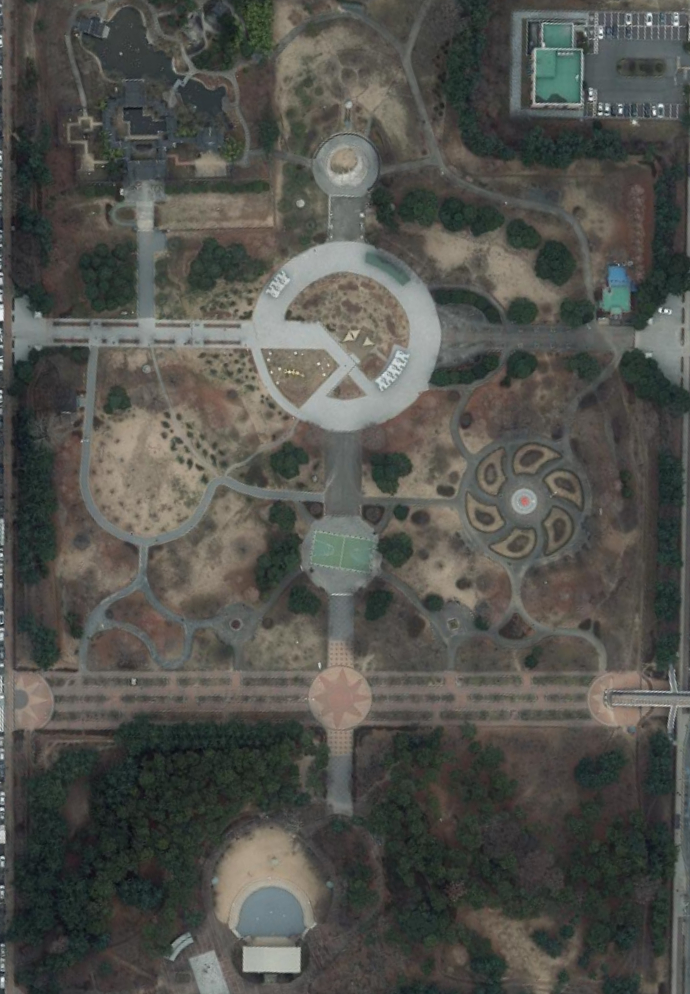
#> input picture test_data/test image-fotor-20260105163634.jpg, 690 x 994 px
$ python -i image_processor.py   (imports and definitions only)
#> lines starting #> are read from the running program, lines starting #| are printed output that depends on the picture; after the words box and inside, x2 and y2 are one past the last pixel; in counts of white or black regions, pixels touching at a corner belong together
"""이미지 처리 모듈"""

import cv2
import numpy as np
from PIL import Image, ImageDraw, ImageFont
from typing import Tuple, Dict


class ImageProcessor:
    """이미지 전처리 및 세그멘테이션 클래스"""

    def __init__(self):
        self.target_size = (1024, 1024)

    # [11 lines left out: functions load_image, preprocess, not called in this run]

    def segment_vegetation(self, image: np.ndarray) -> Dict[str, np.ndarray]:
        """
        식생 타입 세그멘테이션 (개선 버전)

        분류: FOREST(숲), TREE(나무), GRASS(초지), WETLAND(습지),
              WATER(물), BUILDING(건물), ROAD(도로), SOIL(토양)

        TODO: 실제 AI 모델로 교체 필요
        현재는 개선된 컬러 기반 분류 사용
        """
        # RGB 이미지 준비
        if len(image.shape) == 2:
            image = cv2.cvtColor(image, cv2.COLOR_GRAY2RGB)

        # HSV 변환
        hsv = cv2.cvtColor(image, cv2.COLOR_RGB2HSV)
#> hsv: shape (994, 690, 3); mean H, S, V 47, 34.6, 85.9

        # LAB 변환 (색상 구분에 더 좋음)
        lab = cv2.cvtColor(image, cv2.COLOR_RGB2LAB)
#> lab: shape (994, 690, 3); mean of channels 0, 1, 2 87.9, 126.8, 131.1

        # 그레이스케일
        gray = cv2.cvtColor(image, cv2.COLOR_RGB2GRAY)

        # 1. BUILDING (건물): 밝은 회색/흰색/청록색 지붕
        # 채도가 낮고 밝기가 높은 영역
        mask_building_1 = cv2.inRange(hsv, np.array([0, 0, 180]), np.array([180, 50, 255]))
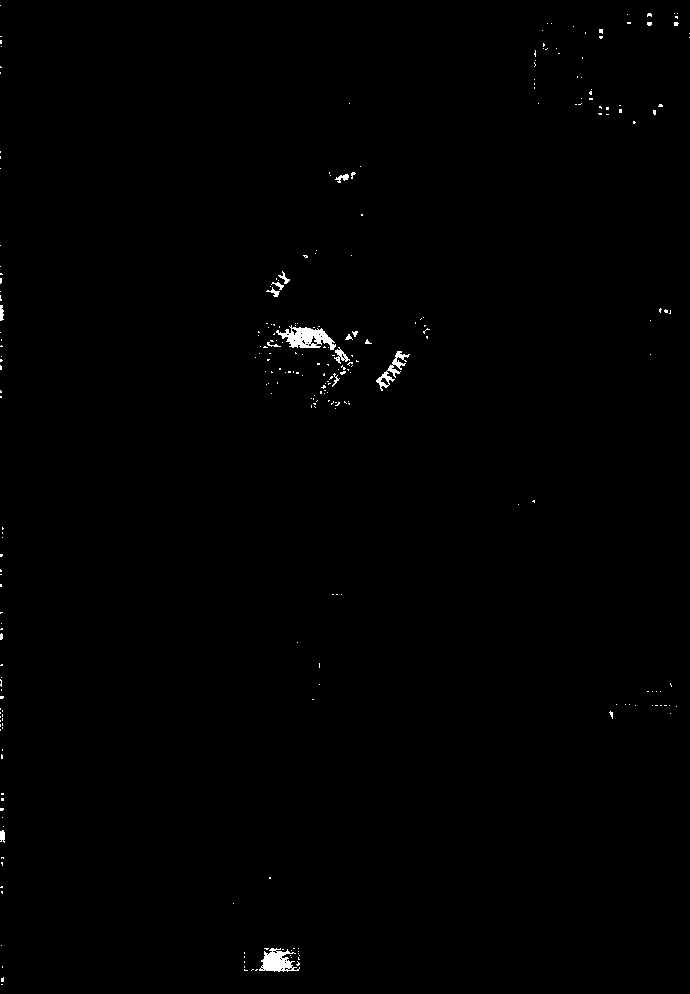
#> mask_building_1: shape (994, 690); 0.46% white; 273 white regions (259 under 20 px), largest, box (x1, y1, x2, y2) and area: (276, 325, 336, 350) 757, (259, 948, 300, 972) 556, (376, 351, 410, 391) 335
        # 청록색 지붕
        mask_building_2 = cv2.inRange(hsv, np.array([80, 100, 100]), np.array([100, 255, 255]))
#> mask_building_2: shape (994, 690); 0.09% white; 25 white regions (19 under 20 px), largest, box (x1, y1, x2, y2) and area: (538, 54, 570, 84) 244, (612, 290, 628, 305) 135, (568, 81, 579, 100) 73, (549, 40, 567, 46) 51, (609, 269, 612, 283) 24, (541, 89, 547, 96) 22
        mask_building = cv2.bitwise_or(mask_building_1, mask_building_2)

        # 2. ROAD (도로): 어두운 회색/검은색
        mask_road = cv2.inRange(hsv, np.array([0, 0, 0]), np.array([180, 50, 100]))
#> mask_road: shape (994, 690); 55% white; 2125 black regions (1769 under 20 px), largest, box (x1, y1, x2, y2) and area: (0, 135, 690, 817) 161065, (0, 716, 308, 994) 23485, (212, 826, 323, 973) 11329

        # 3. WATER (물): 진한 파란색
        mask_water = cv2.inRange(hsv, np.array([90, 80, 50]), np.array([130, 255, 200]))
#> mask_water: shape (994, 690); 0.09% white; 53 white regions (52 under 20 px), largest, box (x1, y1, x2, y2) and area: (607, 265, 639, 294) 468

        # 4. FOREST (숲): 진한 녹색
        mask_forest = cv2.inRange(hsv, np.array([35, 70, 30]), np.array([85, 255, 150]))
#> mask_forest: shape (994, 690); 3.3% white; 1172 white regions (997 under 20 px), largest, box (x1, y1, x2, y2) and area: (536, 50, 581, 102) 1998, (242, 2, 273, 54) 1018, (447, 48, 479, 104) 689

        # 5. TREE (나무): 중간 녹색
        mask_tree = cv2.inRange(hsv, np.array([30, 40, 40]), np.array([85, 180, 200]))
#> mask_tree: shape (994, 690); 12.8% white; 1126 white regions (899 under 20 px), largest, box (x1, y1, x2, y2) and area: (114, 714, 314, 812) 6591, (195, 0, 279, 71) 2889, (535, 21, 582, 103) 2832
        mask_tree = cv2.bitwise_and(mask_tree, cv2.bitwise_not(mask_forest))
#> mask_tree: shape (994, 690); 9.9% white; 1477 white regions (1214 under 20 px), largest, box (x1, y1, x2, y2) and area: (114, 714, 314, 812) 5412, (136, 819, 204, 932) 2461, (80, 242, 138, 312) 1990

        # 6. GRASS (초지): 밝은 녹색/연두색
        mask_grass = cv2.inRange(hsv, np.array([25, 30, 100]), np.array([85, 200, 255]))
#> mask_grass: shape (994, 690); 2.2% white; 992 white regions (910 under 20 px), largest, box (x1, y1, x2, y2) and area: (535, 22, 581, 104) 2616, (310, 532, 377, 574) 1938, (245, 622, 315, 665) 1027
        mask_grass = cv2.bitwise_and(mask_grass, cv2.bitwise_not(mask_forest))
#> mask_grass: shape (994, 690); 1.8% white; 1005 white regions (921 under 20 px), largest, box (x1, y1, x2, y2) and area: (310, 532, 377, 574) 1938, (245, 622, 315, 665) 1027, (379, 100, 408, 149) 558
        mask_grass = cv2.bitwise_and(mask_grass, cv2.bitwise_not(mask_tree))
#> mask_grass: shape (994, 690); 1.4% white; 1046 white regions (958 under 20 px), largest, box (x1, y1, x2, y2) and area: (245, 622, 315, 665) 1027, (379, 100, 408, 149) 558, (293, 47, 326, 86) 465

        # 7. WETLAND (습지): 어두운 청록색
        mask_wetland = cv2.inRange(hsv, np.array([80, 30, 20]), np.array([100, 150, 100]))
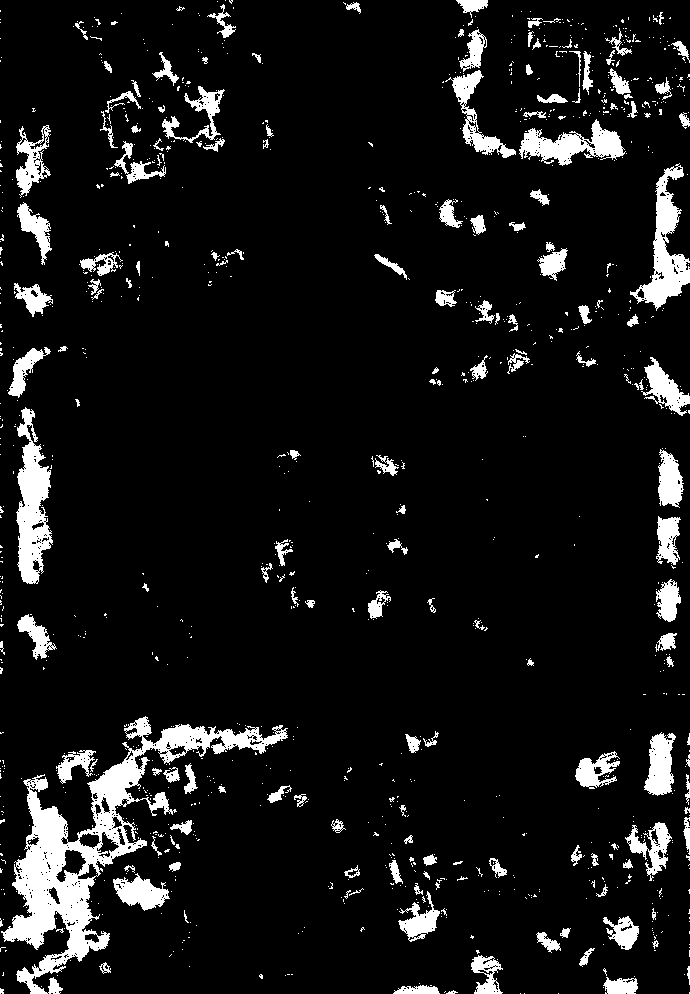
#> mask_wetland: shape (994, 690); 8.5% white; 1110 white regions (949 under 20 px), largest, box (x1, y1, x2, y2) and area: (1, 716, 288, 994) 15405, (16, 407, 53, 584) 3652, (630, 163, 690, 311) 3045

        # 8. SOIL (토양): 갈색/베이지
        mask_soil = cv2.inRange(hsv, np.array([10, 20, 80]), np.array([30, 150, 200]))
#> mask_soil: shape (994, 690); 26.9% white; 1090 white regions (937 under 20 px), largest, box (x1, y1, x2, y2) and area: (6, 493, 670, 757) 40038, (88, 340, 316, 538) 25656, (359, 386, 586, 638) 15135

        # 우선순위 적용 (겹치는 부분 제거)
        # 건물과 도로가 다른 것들보다 우선
        mask_tree = cv2.bitwise_and(mask_tree, cv2.bitwise_not(mask_building))
        mask_tree = cv2.bitwise_and(mask_tree, cv2.bitwise_not(mask_road))
#> mask_tree: shape (994, 690); 6.4% white; 1477 white regions (1203 under 20 px), largest, box (x1, y1, x2, y2) and area: (312, 534, 374, 571) 1627, (80, 247, 135, 311) 1204, (27, 751, 90, 813) 1108

        mask_grass = cv2.bitwise_and(mask_grass, cv2.bitwise_not(mask_building))
        mask_grass = cv2.bitwise_and(mask_grass, cv2.bitwise_not(mask_road))
#> mask_grass: shape (994, 690); 1.4% white; 1028 white regions (946 under 20 px), largest, box (x1, y1, x2, y2) and area: (248, 622, 315, 665) 986, (379, 100, 408, 149) 553, (293, 47, 326, 86) 445

        mask_forest = cv2.bitwise_and(mask_forest, cv2.bitwise_not(mask_building))
#> mask_forest: shape (994, 690); 3.2% white; 1175 white regions (1000 under 20 px), largest, box (x1, y1, x2, y2) and area: (536, 50, 581, 102) 1624, (242, 2, 273, 54) 1018, (447, 48, 479, 104) 689
        mask_forest = cv2.bitwise_and(mask_forest, cv2.bitwise_not(mask_road))

        mask_soil = cv2.bitwise_and(mask_soil, cv2.bitwise_not(mask_building))
#> mask_soil: shape (994, 690); 26.8% white; 1090 white regions (937 under 20 px), largest, box (x1, y1, x2, y2) and area: (6, 493, 670, 757) 40016, (88, 340, 316, 538) 25656, (359, 386, 586, 638) 15135
        mask_soil = cv2.bitwise_and(mask_soil, cv2.bitwise_not(mask_road))
#> mask_soil: shape (994, 690); 18.1% white; 1112 white regions (958 under 20 px), largest, box (x1, y1, x2, y2) and area: (88, 340, 309, 538) 22408, (121, 616, 394, 757) 10990, (361, 391, 575, 631) 10359
        mask_soil = cv2.bitwise_and(mask_soil, cv2.bitwise_not(mask_grass))
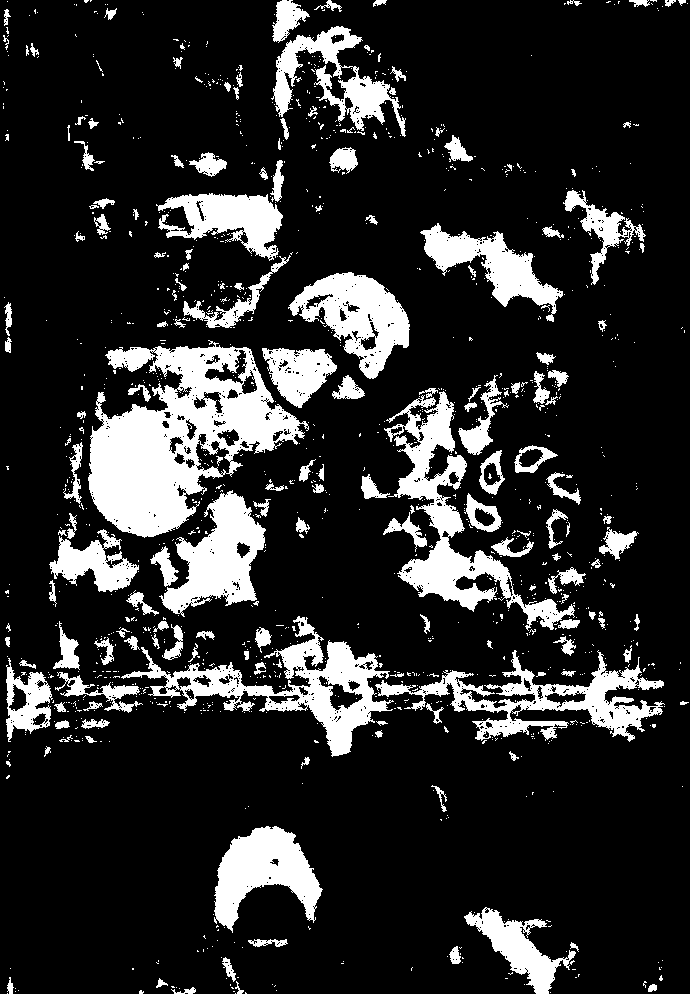
#> mask_soil: shape (994, 690); 17% white; 1293 white regions (1123 under 20 px), largest, box (x1, y1, x2, y2) and area: (88, 340, 309, 538) 21030, (384, 391, 575, 631) 9756, (121, 616, 394, 757) 9208
        mask_soil = cv2.bitwise_and(mask_soil, cv2.bitwise_not(mask_tree))
        mask_soil = cv2.bitwise_and(mask_soil, cv2.bitwise_not(mask_forest))

        mask_water = cv2.bitwise_and(mask_water, cv2.bitwise_not(mask_building))
#> mask_water: shape (994, 690); 0.08% white; 53 white regions (52 under 20 px), largest, box (x1, y1, x2, y2) and area: (607, 265, 639, 294) 420

        # 노이즈 제거 (작은 점들 제거)
        kernel = np.ones((3, 3), np.uint8)
        mask_building = cv2.morphologyEx(mask_building, cv2.MORPH_OPEN, kernel)
#> mask_building: shape (994, 690); 0.33% white; 49 white regions (31 under 20 px), largest, box (x1, y1, x2, y2) and area: (281, 328, 335, 350) 645, (263, 951, 292, 971) 427, (545, 65, 560, 82) 125
        mask_road = cv2.morphologyEx(mask_road, cv2.MORPH_OPEN, kernel)
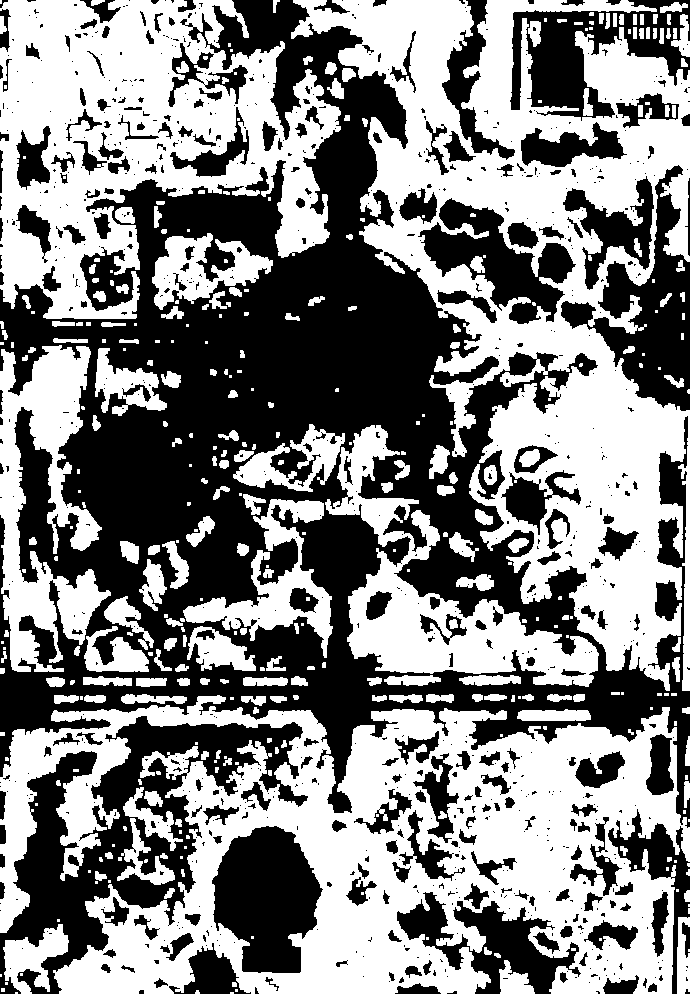
#> mask_road: shape (994, 690); 51.9% white; 914 black regions (681 under 20 px), largest, box (x1, y1, x2, y2) and area: (0, 0, 690, 828) 197195, (0, 716, 308, 994) 27297, (561, 165, 690, 411) 11452
        mask_forest = cv2.morphologyEx(mask_forest, cv2.MORPH_OPEN, kernel)
#> mask_forest: shape (994, 690); 2% white; 272 white regions (111 under 20 px), largest, box (x1, y1, x2, y2) and area: (243, 3, 272, 53) 957, (543, 51, 581, 102) 939, (450, 63, 473, 102) 410
        mask_tree = cv2.morphologyEx(mask_tree, cv2.MORPH_OPEN, kernel)
#> mask_tree: shape (994, 690); 3% white; 570 white regions (302 under 20 px), largest, box (x1, y1, x2, y2) and area: (312, 534, 373, 570) 1600, (404, 913, 444, 939) 572, (35, 785, 64, 810) 420
        mask_grass = cv2.morphologyEx(mask_grass, cv2.MORPH_OPEN, kernel)
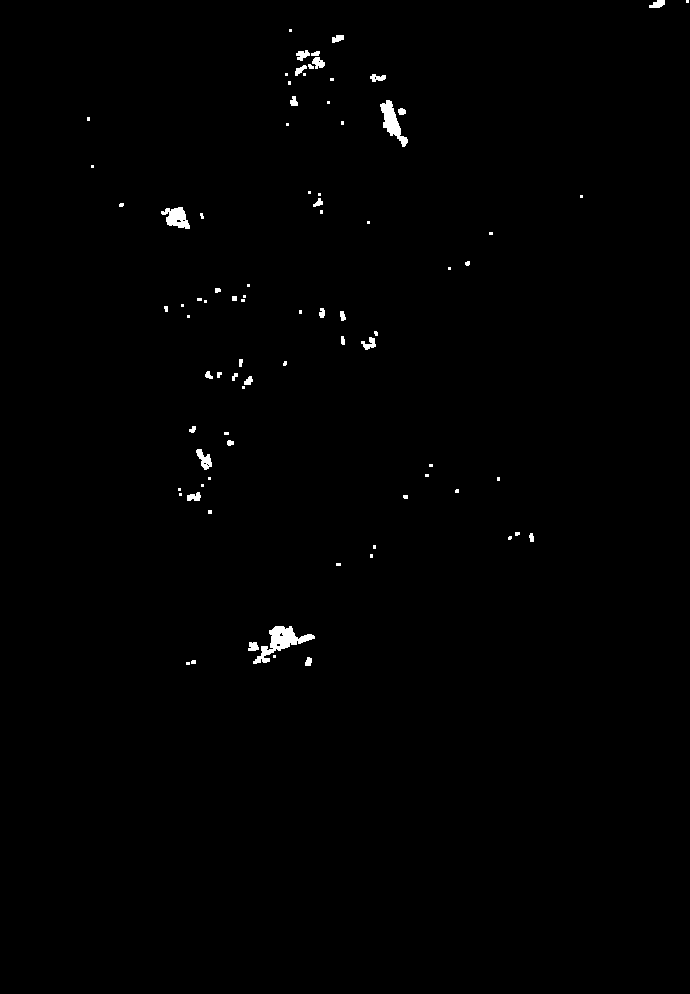
#> mask_grass: shape (994, 690); 0.58% white; 84 white regions (50 under 20 px), largest, box (x1, y1, x2, y2) and area: (253, 626, 315, 664) 800, (380, 100, 408, 147) 519, (161, 207, 190, 229) 386

        return {
            'BUILDING': mask_building,
            'ROAD': mask_road,
            'WATER': mask_water,
            'FOREST': mask_forest,
            'TREE': mask_tree,
            'GRASS': mask_grass,
            'WETLAND': mask_wetland,
            'SOIL': mask_soil
        }

    # [151 lines left out: functions create_overlay, add_legend, not called in this run]

>>> import cv2
>>> picture = cv2.cvtColor(cv2.imread('../test_data/test image-fotor-20260105163634.jpg'), cv2.COLOR_BGR2RGB)
>>> result = ImageProcessor().segment_vegetation(picture)
#> result = 8 items

$ run again, on test_data/소나무.jpg
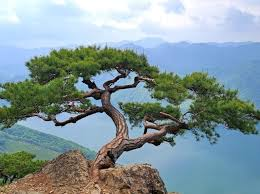
#> input picture test_data/소나무.jpg, 260 x 194 px
#> hsv: shape (194, 260, 3); mean H, S, V 79.1, 80.3, 169.1
#> lab: shape (194, 260, 3); mean of channels 0, 1, 2 154.2, 123.1, 124.3
#> in segment_vegetation, `mask_building_1 = cv2.inRange(hsv, np.array([0, 0, 180]), np.array([18..`:
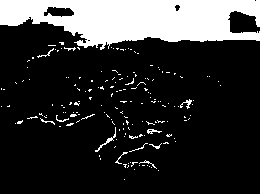
#> mask_building_1: shape (194, 260); 19.2% white; 168 white regions (156 under 20 px), largest, box (x1, y1, x2, y2) and area: (0, 0, 260, 50) 8765, (95, 127, 116, 152) 67, (180, 99, 192, 109) 43
#> mask_building_2: shape (194, 260); 3.3% white; 46 white regions (42 under 20 px), largest, box (x1, y1, x2, y2) and area: (179, 160, 260, 194) 1374, (166, 176, 177, 186) 55, (8, 129, 24, 137) 53, (37, 133, 49, 140) 35
#> mask_wetland: shape (194, 260); 1.1% white in thin lines or dots, all inside (x1, y1, x2, y2) = (0, 48, 260, 192)
#> in segment_vegetation, `mask_tree = cv2.morphologyEx(mask_tree, cv2.MORPH_OPEN, kernel)`:
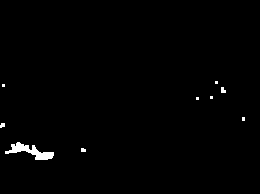
#> mask_tree: shape (194, 260); 0.91% white; 9 white regions (6 under 20 px), largest, box (x1, y1, x2, y2) and area: (5, 142, 54, 160) 351, (221, 87, 226, 93) 24, (0, 123, 5, 128) 20
#> result = 8 items
